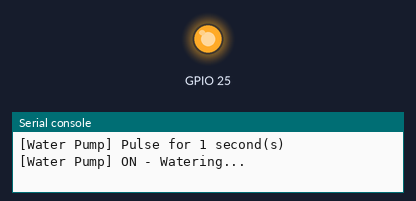
The program below on a simulated ESP32 board running MicroPython. Shown: output pins drawn as LEDs (lit = HIGH), the last lines printed to the serial console.

Above: at 0.5 s.
At 3.5 s:
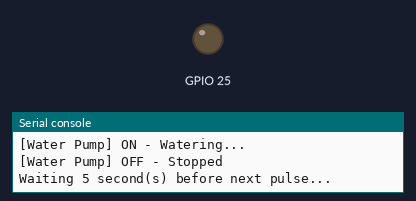
Timing chart, 0 to 7.8 s (numbered marks = the images above):
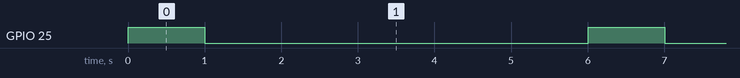

The program:

water_pump_test.py
```python
from machine import Pin
import time

# GPIO pin wiring
PUMP_PIN = 25
ON_TIME_SECONDS = 1
OFF_INTERVAL_SECONDS = 5


class WaterPump:
    def __init__(self, pin: int):
        # Default to OFF on startup
        self.pump = Pin(pin, Pin.OUT)
        self.turn_off()
        print(f"[Water Pump] Initialized on GPIO{pin} (default OFF)")

    def turn_on(self):
        self.pump.value(1)
        print("[Water Pump] ON - Watering...")

    def turn_off(self):
        self.pump.value(0)
        print("[Water Pump] OFF - Stopped")

    def pulse(self, duration_sec: int):
        print(f"[Water Pump] Pulse for {duration_sec} second(s)")
        self.turn_on()
        time.sleep(duration_sec)
        self.turn_off()


def test_pump():
    print("=" * 50)
    print("Water Pump Pulse Test")
    print("=" * 50)
    print(f"Pump control pin: GPIO{PUMP_PIN}")
    print(f"Cycle: ON for {ON_TIME_SECONDS}s, then OFF for {OFF_INTERVAL_SECONDS}s")
    print("Press Ctrl+C to stop\n")

    pump = WaterPump(PUMP_PIN)

    try:
        while True:
            pump.pulse(ON_TIME_SECONDS)
            print(f"Waiting {OFF_INTERVAL_SECONDS} second(s) before next pulse...")
            time.sleep(OFF_INTERVAL_SECONDS)
    except KeyboardInterrupt:
        print("\n[Test] Interrupted by user (Ctrl+C)")
    finally:
        pump.turn_off()
        print("[Test] Water pump turned OFF")
        print("[Test] Program exited")


if __name__ == "__main__":
    test_pump()
```

Measured:
- by itself, GPIO 25: alternates HIGH for 1.0 s and LOW for 5.0 s
